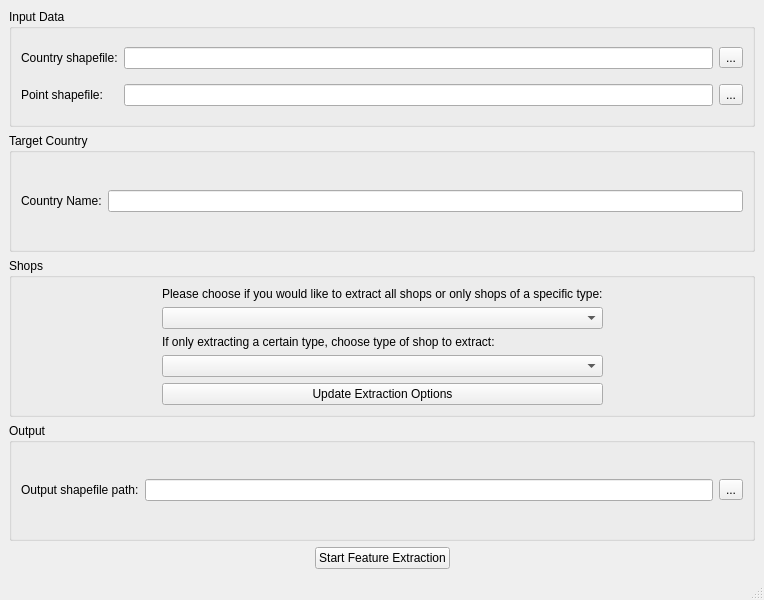
<?xml version="1.0" encoding="UTF-8"?>
<ui version="4.0">
 <class>MainWindow</class>
 <widget class="QMainWindow" name="MainWindow">
  <property name="geometry">
   <rect>
    <x>0</x>
    <y>0</y>
    <width>764</width>
    <height>600</height>
   </rect>
  </property>
  <property name="windowTitle">
   <string>Feature Extractor</string>
  </property>
  <widget class="QWidget" name="centralwidget">
   <layout class="QVBoxLayout" name="verticalLayout">
    <item>
     <widget class="QGroupBox" name="groupBox">
      <property name="toolTip">
       <string>Specify paths for the input datasets.</string>
      </property>
      <property name="title">
       <string>Input Data</string>
      </property>
      <layout class="QGridLayout" name="gridLayout">
       <item row="1" column="2">
        <widget class="QToolButton" name="pointShapefileInputTB">
         <property name="text">
          <string>...</string>
         </property>
        </widget>
       </item>
       <item row="0" column="2">
        <widget class="QToolButton" name="countryShapefileInputTB">
         <property name="text">
          <string>...</string>
         </property>
        </widget>
       </item>
       <item row="0" column="1">
        <widget class="QLineEdit" name="countryShapefileInput"/>
       </item>
       <item row="1" column="1">
        <widget class="QLineEdit" name="pointShapefileInput"/>
       </item>
       <item row="0" column="0">
        <widget class="QLabel" name="label_2">
         <property name="text">
          <string>Country shapefile:</string>
         </property>
        </widget>
       </item>
       <item row="1" column="0">
        <widget class="QLabel" name="label">
         <property name="text">
          <string>Point shapefile:</string>
         </property>
        </widget>
       </item>
      </layout>
     </widget>
    </item>
    <item>
     <widget class="QGroupBox" name="groupBox_2">
      <property name="toolTip">
       <string>Provide the name of the Central American country you would like to extract features for. You MUST hit enter when you're done entering the name.</string>
      </property>
      <property name="title">
       <string>Target Country</string>
      </property>
      <layout class="QHBoxLayout" name="horizontalLayout_2">
       <item>
        <widget class="QLabel" name="label_3">
         <property name="text">
          <string>Country Name:</string>
         </property>
        </widget>
       </item>
       <item>
        <widget class="QLineEdit" name="countryNameLE"/>
       </item>
      </layout>
     </widget>
    </item>
    <item>
     <widget class="QGroupBox" name="groupBox_4">
      <property name="toolTip">
       <string>Choose whether you would like to extract all shops in your country of interest or only shops of a specific type. If you only want to extract shops of a specfic type, choose the type you are interested from the drop-down list. Once you have made your selections, click the &quot;Update Extraction Options&quot; button.</string>
      </property>
      <property name="title">
       <string>Shops</string>
      </property>
      <layout class="QGridLayout" name="gridLayout_2">
       <item row="7" column="1">
        <widget class="QPushButton" name="pushButton">
         <property name="text">
          <string>Update Extraction Options</string>
         </property>
        </widget>
       </item>
       <item row="3" column="2">
        <layout class="QHBoxLayout" name="horizontalLayout_3"/>
       </item>
       <item row="1" column="1">
        <widget class="QComboBox" name="comboBox"/>
       </item>
       <item row="2" column="1">
        <widget class="QLabel" name="label_6">
         <property name="text">
          <string>If only extracting a certain type, choose type of shop to extract:</string>
         </property>
        </widget>
       </item>
       <item row="1" column="2">
        <spacer name="horizontalSpacer_3">
         <property name="orientation">
          <enum>Qt::Horizontal</enum>
         </property>
         <property name="sizeHint" stdset="0">
          <size>
           <width>40</width>
           <height>20</height>
          </size>
         </property>
        </spacer>
       </item>
       <item row="3" column="0">
        <layout class="QHBoxLayout" name="horizontalLayout_4"/>
       </item>
       <item row="3" column="1">
        <widget class="QComboBox" name="certainShopsComboBox"/>
       </item>
       <item row="1" column="0">
        <spacer name="horizontalSpacer_2">
         <property name="orientation">
          <enum>Qt::Horizontal</enum>
         </property>
         <property name="sizeHint" stdset="0">
          <size>
           <width>40</width>
           <height>20</height>
          </size>
         </property>
        </spacer>
       </item>
       <item row="0" column="1">
        <widget class="QLabel" name="label_4">
         <property name="text">
          <string>Please choose if you would like to extract all shops or only shops of a specific type:</string>
         </property>
        </widget>
       </item>
      </layout>
     </widget>
    </item>
    <item>
     <widget class="QGroupBox" name="groupBox_3">
      <property name="toolTip">
       <string>Specify the path where you would like the output shapefile to be written.</string>
      </property>
      <property name="title">
       <string>Output</string>
      </property>
      <layout class="QGridLayout" name="gridLayout_3">
       <item row="0" column="0">
        <widget class="QLabel" name="label_7">
         <property name="text">
          <string>Output shapefile path:</string>
         </property>
        </widget>
       </item>
       <item row="0" column="2">
        <widget class="QToolButton" name="outputShapefileTB">
         <property name="text">
          <string>...</string>
         </property>
        </widget>
       </item>
       <item row="0" column="1">
        <widget class="QLineEdit" name="outputShapefileLE"/>
       </item>
      </layout>
     </widget>
    </item>
    <item>
     <layout class="QHBoxLayout" name="horizontalLayout">
      <item>
       <spacer name="horizontalSpacer_4">
        <property name="orientation">
         <enum>Qt::Horizontal</enum>
        </property>
        <property name="sizeHint" stdset="0">
         <size>
          <width>40</width>
          <height>20</height>
         </size>
        </property>
       </spacer>
      </item>
      <item>
       <widget class="QPushButton" name="startPB">
        <property name="text">
         <string>Start Feature Extraction</string>
        </property>
       </widget>
      </item>
      <item>
       <spacer name="horizontalSpacer">
        <property name="orientation">
         <enum>Qt::Horizontal</enum>
        </property>
        <property name="sizeHint" stdset="0">
         <size>
          <width>40</width>
          <height>20</height>
         </size>
        </property>
       </spacer>
      </item>
     </layout>
    </item>
   </layout>
  </widget>
  <widget class="QStatusBar" name="statusBar"/>
 </widget>
 <resources/>
 <connections/>
</ui>
